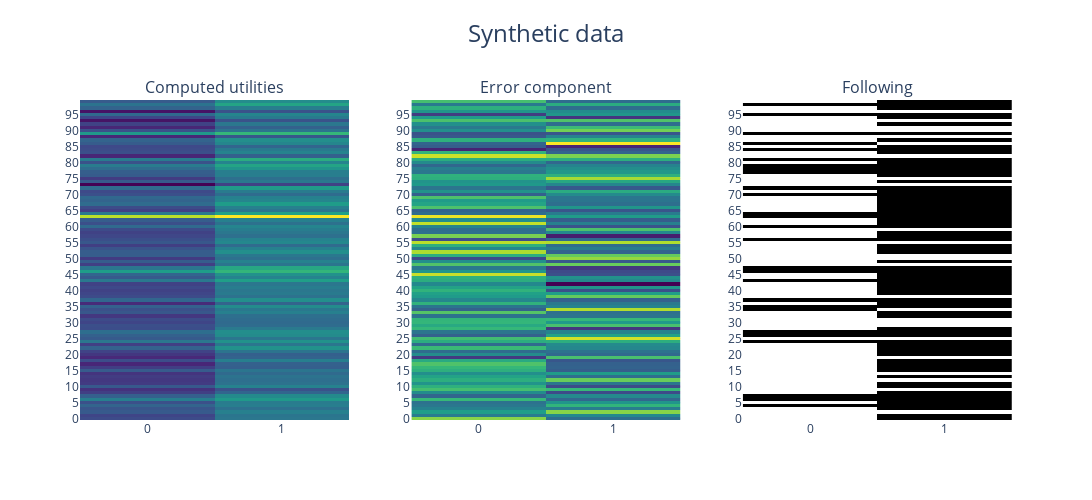

Source (notebook cell):
### Markdown cell above
## Plot

### Code cell
fig = plot_array_heatmap(
        utilities_matrix,
        title="Computed utilities",
        colorscale="Viridis",
        xtitle="Leaders", ytitle="Followers", show_values=False, show_scale=False
    )
# fig.show()
noisefig = plot_array_heatmap(
        stochastic_component,
        title="Error component",
        colorscale="Viridis",
        show_values=False, show_scale=False
    )
# noisefig.show()
follow_matrix = utilities_matrix > stochastic_component
followfig = plot_array_heatmap(
        follow_matrix.astype(np.int8),
        title="Following",
        xtitle="Leaders", ytitle="Followers", show_values=False, show_scale=False
    )
# followfig.show()
allplots = plot_side_by_side_subplots(fig, noisefig, followfig, title="Synthetic data")
allplots.show()

### Figure 1 — Plotly figure (JSON) as saved in the notebook; plotly's stock layout.template omitted (floating-point values rounded to 4 significant figures; data arrays with more than 128 entries replaced by an {"elided": "..."} marker saying what was removed)
{"data": [{"colorscale": [[0, "#440154"], [0.1111, "#482878"], [0.2222, "#3e4989"], [0.3333, "#31688e"], [0.4444, "#26828e"], [0.5556, "#1f9e89"], [0.6667, "#35b779"], [0.7778, "#6ece58"], [0.8889, "#b5de2b"], [1, "#fde725"]], "hoverongaps": false, "hovertemplate": "x: %{x}<br>y: %{y}<br>value: %{z}<extra></extra>", "showscale": false, "textfont": {"size": 10}, "texttemplate": "%{text}", "type": "heatmap", "x": ["0", "1"], "xaxis": "x", "y": ["0", "1", "2", "3", "4", "5", "6", "7", "8", "9", "10", "11", "12", "13", "14", "15", "16", "17", "18", "19", "20", "21", "22", "23", "24", "25", "26", "27", "28", "29", "30", "31", "32", "33", "34", "35", "36", "37", "38", "39", "40", "41", "42", "43", "44", "45", "46", "47", "48", "49", "50", "51", "52", "53", "54", "55", "56", "57", "58", "59", "60", "61", "62", "63", "64", "65", "66", "67", "68", "69", "70", "71", "72", "73", "74", "75", "76", "77", "78", "79", "80", "81", "82", "83", "84", "85", "86", "87", "88", "89", "90", "91", "92", "93", "94", "95", "96", "97", "98", "99"], "yaxis": "y", "z": {"elided": "100x2 float values"}}, {"colorscale": [[0, "#440154"], [0.1111, "#482878"], [0.2222, "#3e4989"], [0.3333, "#31688e"], [0.4444, "#26828e"], [0.5556, "#1f9e89"], [0.6667, "#35b779"], [0.7778, "#6ece58"], [0.8889, "#b5de2b"], [1, "#fde725"]], "hoverongaps": false, "hovertemplate": "x: %{x}<br>y: %{y}<br>value: %{z}<extra></extra>", "showscale": false, "textfont": {"size": 10}, "texttemplate": "%{text}", "type": "heatmap", "x": ["0", "1"], "xaxis": "x2", "y": ["0", "1", "2", "3", "4", "5", "6", "7", "8", "9", "10", "11", "12", "13", "14", "15", "16", "17", "18", "19", "20", "21", "22", "23", "24", "25", "26", "27", "28", "29", "30", "31", "32", "33", "34", "35", "36", "37", "38", "39", "40", "41", "42", "43", "44", "45", "46", "47", "48", "49", "50", "51", "52", "53", "54", "55", "56", "57", "58", "59", "60", "61", "62", "63", "64", "65", "66", "67", "68", "69", "70", "71", "72", "73", "74", "75", "76", "77", "78", "79", "80", "81", "82", "83", "84", "85", "86", "87", "88", "89", "90", "91", "92", "93", "94", "95", "96", "97", "98", "99"], "yaxis": "y2", "z": {"elided": "100x2 float values"}}, {"colorscale": [[0, "white"], [1, "black"]], "hoverongaps": false, "hovertemplate": "x: %{x}<br>y: %{y}<br>value: %{z}<extra></extra>", "showscale": false, "textfont": {"size": 10}, "texttemplate": "%{text}", "type": "heatmap", "x": ["0", "1"], "xaxis": "x3", "y": ["0", "1", "2", "3", "4", "5", "6", "7", "8", "9", "10", "11", "12", "13", "14", "15", "16", "17", "18", "19", "20", "21", "22", "23", "24", "25", "26", "27", "28", "29", "30", "31", "32", "33", "34", "35", "36", "37", "38", "39", "40", "41", "42", "43", "44", "45", "46", "47", "48", "49", "50", "51", "52", "53", "54", "55", "56", "57", "58", "59", "60", "61", "62", "63", "64", "65", "66", "67", "68", "69", "70", "71", "72", "73", "74", "75", "76", "77", "78", "79", "80", "81", "82", "83", "84", "85", "86", "87", "88", "89", "90", "91", "92", "93", "94", "95", "96", "97", "98", "99"], "yaxis": "y3", "z": {"elided": "100x2 int values"}}], "layout": {"annotations": [{"font": {"size": 16}, "showarrow": false, "text": "Computed utilities", "x": 0.1444, "xanchor": "center", "xref": "paper", "y": 1, "yanchor": "bottom", "yref": "paper"}, {"font": {"size": 16}, "showarrow": false, "text": "Error component", "x": 0.5, "xanchor": "center", "xref": "paper", "y": 1, "yanchor": "bottom", "yref": "paper"}, {"font": {"size": 16}, "showarrow": false, "text": "Following", "x": 0.8556, "xanchor": "center", "xref": "paper", "y": 1, "yanchor": "bottom", "yref": "paper"}], "height": 500, "showlegend": false, "title": {"font": {"size": 24}, "text": "Synthetic data", "x": 0.5, "y": 0.95}, "width": 1200, "xaxis": {"anchor": "y", "autorange": true, "domain": [0, 0.2889], "range": [-0.5, 1.5], "type": "category"}, "xaxis2": {"anchor": "y2", "autorange": true, "domain": [0.3556, 0.6444], "range": [-0.5, 1.5], "type": "category"}, "xaxis3": {"anchor": "y3", "autorange": true, "domain": [0.7111, 1], "range": [-0.5, 1.5], "type": "category"}, "yaxis": {"anchor": "x", "autorange": true, "domain": [0, 1], "range": [-0.5, 99.5], "type": "category"}, "yaxis2": {"anchor": "x2", "autorange": true, "domain": [0, 1], "range": [-0.5, 99.5], "type": "category"}, "yaxis3": {"anchor": "x3", "autorange": true, "domain": [0, 1], "range": [-0.5, 99.5], "type": "category"}}}
